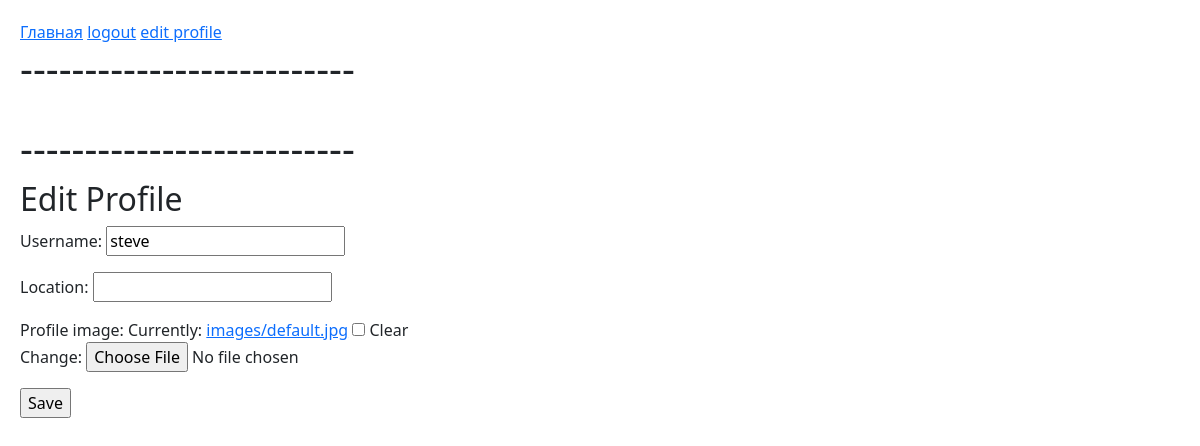
The page /users/edit-profile/ (signed in) on the database as committed earlier.
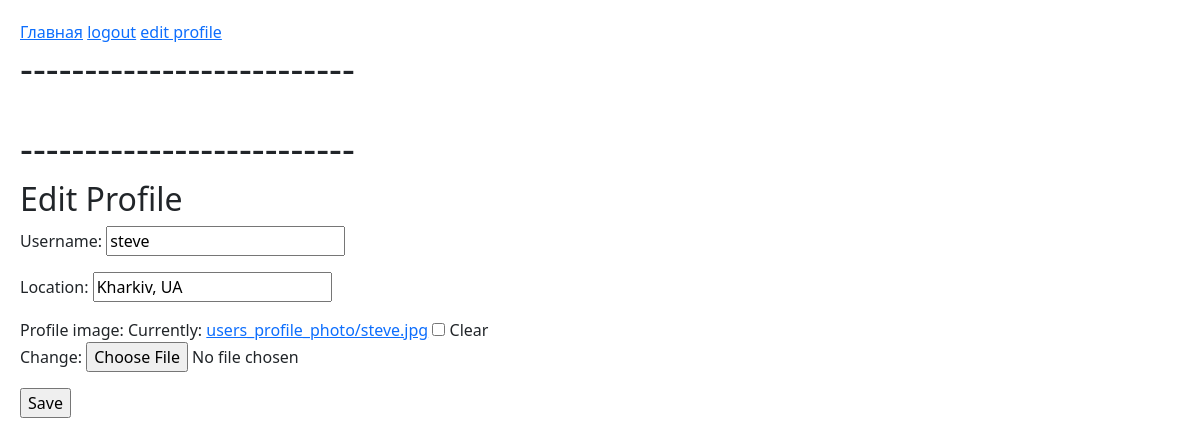
The same page on the database as committed later.
### users/models.py (models this page shows, shortened)
class Profile(models.Model):
    user = models.OneToOneField(User, on_delete=models.CASCADE)
    location = models.CharField(max_length=255, blank=True, null=True)
    profile_image = models.ImageField(upload_to='users_profile_photo/', blank=True, null=True, default='images/default.jpg')
    is_vendor = models.BooleanField(default=False)
    username = models.CharField(max_length=200, blank=True, null=True)

### users/views.py (the view)
# urls.py: path('edit-profile/', views.editProfile, name="edit-profile"),
def editProfile(request):
    profile = request.user.profile  # Отримуємо профіль поточного юзера
    form = ProfileForm(instance=profile)
    if request.method == "POST":
        form = ProfileForm(request.POST, request.FILES, instance=profile)
        if form.is_valid():
            form.save()
            return redirect('main')  # Перенаправлення на сторінку профілю
    return render(request, 'users/profile_form.html', {'form': form})

### users/forms.py
class ProfileForm(forms.ModelForm):
    class Meta:
        model = Profile
        fields = ['username', 'location', 'profile_image']

### users/templates/users/profile_form.html (shortened to what this page needs)
{% extends 'base.html' %}
{% block content %}
<h2>Edit Profile</h2>
<form method="POST" enctype="multipart/form-data">
    {{ form.as_p }}
    <input type="submit" value="Save" />
</form>
{% endblock %}

### templates/base.html (shortened to what this page needs)
<!DOCTYPE html>
<html lang="ru">
    {% load static %}
<head>
    <link rel="stylesheet" href="{% static 'css/style.css' %}">
    <link href="https://cdn.jsdelivr.net/npm/bootstrap@5.3.0/dist/css/bootstrap.min.css" rel="stylesheet">
</head>
<body>
    <nav>
        {% if request.user.is_authenticated %}
        <a href="{% url 'main' %}">Главная</a>
        <a href="{% url 'logout' %}">logout</a>
        <a href="{% url 'edit-profile' %}">edit profile</a>
        {% else  %}
        <a href="{% url 'login' %}">login</a>
        {% endif %}
        <h1>--------------------------</h1>
        <br>
        <h1>--------------------------</h1>
    </nav>
    <main>
        {% block content %}{% endblock %}
    </main>
</body>
</body>
</html>

### static/css/style.css (style rules this page uses)
h2, h3, h4 { margin-bottom: 5px; }
body { font-family: Arial, sans-serif; max-width: 800px; margin: auto; padding: 20px; }

Rows that differ between the two databases and show on the page:
changed Profile "steve": location (not shown) → "Kharkiv, UA"
Other text that changed with them:
text no longer shown: "Username: Location: Profile image: Currently: images/default.jpg Clear Change:"
text now shown: "Username: Location: Profile image: Currently: users_profile_photo/steve.jpg Clear Change:"
